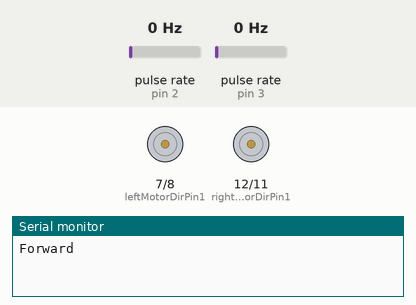
Recording of a sketch running on a simulated Arduino Uno, built with avr-gcc and run on an emulated ATmega328P. Parts: motor-driver pin pairs drawn as motors (green arrow = first pin HIGH = forward, orange = second pin HIGH = backward, longer = more drive, scaled by the enable pin), the last lines printed to the serial monitor. Wiring (inferred from the names in the program): 2 × pulse sensor: data pin 2 / data pin 3. The test bench sets the inputs (shaded band); at power-on: pulse rate (sensors on pin 2, pin 3) 0 Hz.

Above: at 1.2 s.
1.3 s: pulse rate (sensor on pin 2) set to 4 Hz
At 4.0 s:
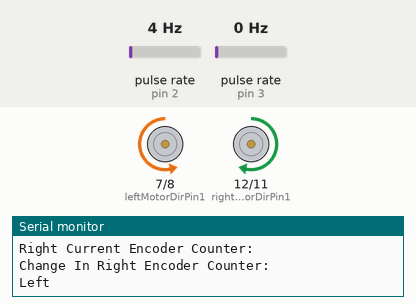
4.3 s: pulse rate (sensor on pin 3) set to 4 Hz
At 5.8 s:
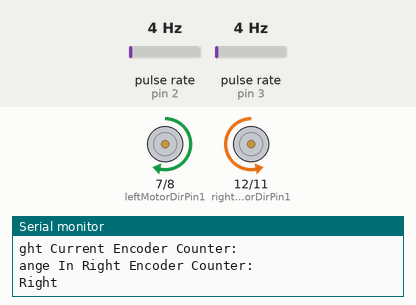
7.3 s: pulse rate (sensor on pin 2) set to 50 Hz
At 8.6 s:
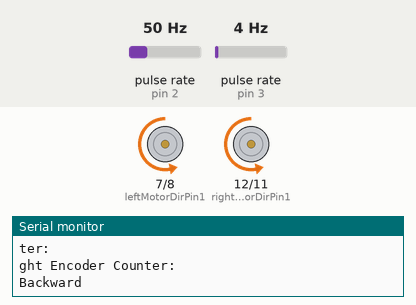
10.3 s: pulse rate (sensor on pin 3) set to 50 Hz
Timing chart, 0 to 14.3 s (numbered marks = the images above; inputs shaded):
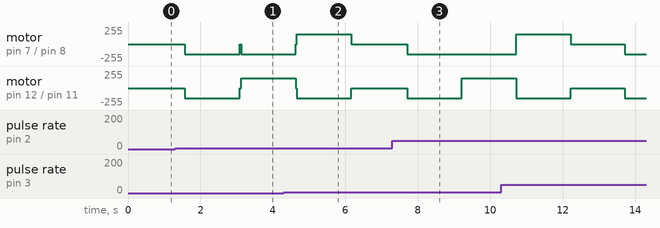

Measured:
- after the input at 7.3 s, motor on pin 7 (leftMotorDirPin1) / pin 8 (leftMotorDirPin2): goes on until 7.7 s, then stays backward 150/255

The sketch:

odometerTesting.ino
```cpp
//odometerTesting - uses the odometers on either side of the robot to determine the
//distance travelled by each side of the robot in centimetres

//definitions for the pins used
#define rightSpeedPin 9 //pwm output for motor controller for right motors for speed
#define rightMotorDirPin1 12 //digital output for direction of right motor 1
#define rightMotorDirPin2 11 //digital output for direction of right motor 2
#define leftSpeedPin 6 //pwm output for motor controller for left motors for speed
#define leftMotorDirPin1 7 //digital output for direction for left motor 1
#define leftMotorDirPin2 8 //digital output for direction of right motor 2
#define encoderLeft 2 //
#define encoderRight 3 //

//
String currentMovement = String("You should see this.");
long leftEncoderCount = 0;
long leftLastEncoderCount = 0;
long rightEncoderCount = 0;
long rightLastEncoderCount = 0;

//forward() function - moves the robot forward
void forward(){
  digitalWrite(rightMotorDirPin1,HIGH);
  digitalWrite(rightMotorDirPin2,LOW);
  digitalWrite(leftMotorDirPin1,HIGH);
  digitalWrite(leftMotorDirPin2,LOW);
  currentMovement = String("Forward");
}
//left() function - turns the robot left
void left(){
  digitalWrite(rightMotorDirPin1,HIGH);
  digitalWrite(rightMotorDirPin2,LOW);
  digitalWrite(leftMotorDirPin1,LOW);
  digitalWrite(leftMotorDirPin2,HIGH);
  analogWrite(leftSpeedPin,150);
  analogWrite(rightSpeedPin,150);
  currentMovement = String("Left");
}
//right() function - turns the robot right
void right(){
  digitalWrite(rightMotorDirPin1,LOW);
  digitalWrite(rightMotorDirPin2,HIGH);
  digitalWrite(leftMotorDirPin1,HIGH);
  digitalWrite(leftMotorDirPin2,LOW);
  analogWrite(leftSpeedPin,150);
  analogWrite(rightSpeedPin,150);
  currentMovement = String("Right");
}
//backward() function - moves the robot backward
void backward(){
  digitalWrite(rightMotorDirPin1,LOW);
  digitalWrite(rightMotorDirPin2,HIGH);
  digitalWrite(leftMotorDirPin1,LOW);
  digitalWrite(leftMotorDirPin2,HIGH);
  analogWrite(leftSpeedPin,150);
  analogWrite(rightSpeedPin,150);
  currentMovement = String("Backward");
}
//stop() function - stops the movement of the robot
void stop(){
  digitalWrite(rightMotorDirPin1,LOW);
  digitalWrite(rightMotorDirPin2,LOW);
  digitalWrite(leftMotorDirPin1,LOW);
  digitalWrite(leftMotorDirPin2,LOW);
  analogWrite(leftSpeedPin,0);
  analogWrite(rightSpeedPin,0);
  currentMovement = String("Stop");
}
//
void setup() {
  pinMode(rightMotorDirPin1, OUTPUT);
  pinMode(rightMotorDirPin2, OUTPUT);
  pinMode(leftSpeedPin, OUTPUT);
  pinMode(leftMotorDirPin1, OUTPUT);
  pinMode(leftMotorDirPin2, OUTPUT);
  pinMode(rightSpeedPin, OUTPUT);
  pinMode(encoderLeft, INPUT);
  pinMode(encoderRight, INPUT);
  attachInterrupt(digitalPinToInterrupt(encoderLeft), encoderLeftISR, CHANGE);
  attachInterrupt(digitalPinToInterrupt(encoderRight), encoderRightISR, CHANGE);
  stop();
  Serial.begin(9600); //initialize serial for debugging
}
//
void loop() {
  testPathOne();
}
//
void testPathOne() {
  leftLastEncoderCount = leftEncoderCount;
  rightLastEncoderCount = rightEncoderCount;
  forward();
  Serial.println(currentMovement);
  delay(1500);
  stop();
  encoderCounter(leftLastEncoderCount, rightLastEncoderCount);

  leftLastEncoderCount = leftEncoderCount;
  rightLastEncoderCount = rightEncoderCount;
  backward();
  Serial.println(currentMovement);
  delay(1500);
  stop();
  encoderCounter(leftLastEncoderCount, rightLastEncoderCount);

  leftLastEncoderCount = leftEncoderCount;
  rightLastEncoderCount = rightEncoderCount;
  left();
  Serial.println(currentMovement);
  delay(1500);
  stop();
  encoderCounter(leftLastEncoderCount, rightLastEncoderCount);

  leftLastEncoderCount = leftEncoderCount;
  rightLastEncoderCount = rightEncoderCount;
  right();
  Serial.println(currentMovement);
  delay(1500);
  stop();
  encoderCounter(leftLastEncoderCount, rightLastEncoderCount);
}
//
void testPathTwo() {
  leftLastEncoderCount = leftEncoderCount;
  rightLastEncoderCount = rightEncoderCount;
  forward();
  Serial.println(currentMovement);
  delay(1500);
  stop();
  encoderCounter(leftLastEncoderCount, rightLastEncoderCount);
}
//
void encoderCounter(int leftLastEncoderCount, int rightLastEncoderCount){
  Serial.println("Left Current Encoder Counter: " + leftEncoderCount);
  Serial.println("Change In Left Encoder Counter: " + (leftEncoderCount - leftLastEncoderCount));
  Serial.println("Right Current Encoder Counter: " + rightEncoderCount);
  Serial.println("Change In Right Encoder Counter: " + (rightEncoderCount - rightLastEncoderCount));
}
//
void encoderLeftISR(){
  leftEncoderCount++;
}
//
void encoderRightISR(){
  rightEncoderCount++;
}
```
